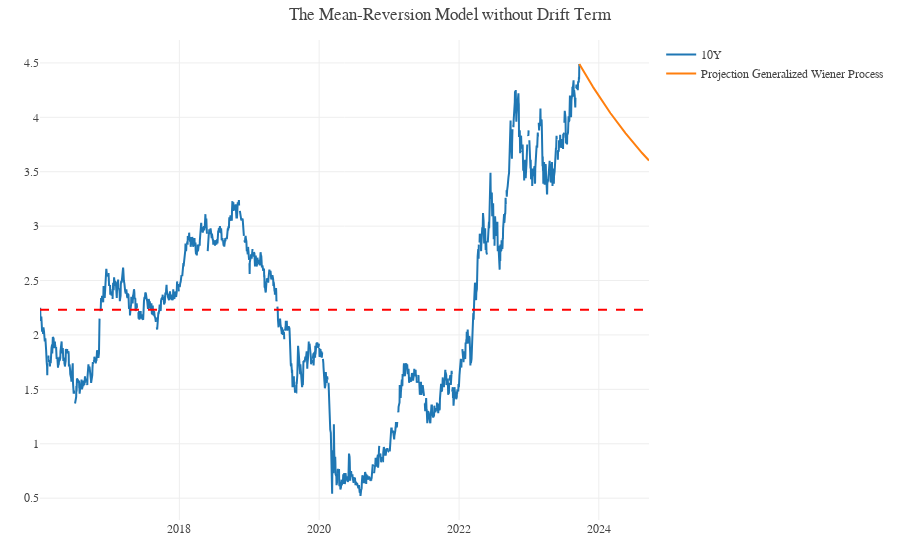

The notebook cell this image was saved under:
### Markdown cell above
# ***The Mean-Reversion Model***

Interest rates display long-term reversion to their long-run mean.

One could safely assume that interest rates tend to return to some base level or a long term average. Famous model include: Vasicek model, Hull-White,  CIR.

A possible model will be the following:

$$ dr = \kappa(\theta - r)d t$$

where $\kappa$ is the strength of current interest rate creep bake to the long term average, $\theta$  is the long term rate.

### Code cell
time = 365
interval = 1
kappa = 0.5 
initial_rate = ten_year_yield['10Y'].to_list()[-1]
generalized_wiener_process_rates = [initial_rate]

r = initial_rate
for i in range(0,time, interval):
    r +=  kappa * (estimated_a - r) * interval/time
    generalized_wiener_process_rates.append(r)


fig = go.Figure()

fig.add_trace(
    go.Scatter( x = ten_year_yield['index'],
                y = ten_year_yield['10Y'],
                name = '10Y'))

fig.add_trace(
    go.Scatter( x = pd.date_range(ten_year_yield['index'].to_list()[-1], periods = 365),
                y = generalized_wiener_process_rates,
                name = 'Projection Generalized Wiener Process'))

fig.add_hline(y = estimated_a, 
              line_dash = "dash", 
              line_color = "red",
              name = 'Long Term Average')

fig.update_layout(template = temp, title = 'The Mean-Reversion Model without Drift Term')
fig.show()

### Figure 1 — Plotly figure (JSON) as saved in the notebook; plotly's stock layout.template omitted (floating-point values rounded to 4 significant figures; data arrays with more than 128 entries replaced by an {"elided": "..."} marker saying what was removed)
{"data": [{"name": "10Y", "type": "scatter", "x": {"elided": "2014 str values"}, "y": {"elided": "2014 float values"}}, {"name": "Projection Generalized Wiener Process", "type": "scatter", "x": {"elided": "365 str values"}, "y": {"elided": "366 float values"}}], "layout": {"shapes": [{"line": {"color": "red", "dash": "dash"}, "name": "Long Term Average", "type": "line", "x0": 0, "x1": 1, "xref": "x domain", "y0": 2.231, "y1": 2.231, "yref": "y"}], "title": {"text": "The Mean-Reversion Model without Drift Term"}}}
